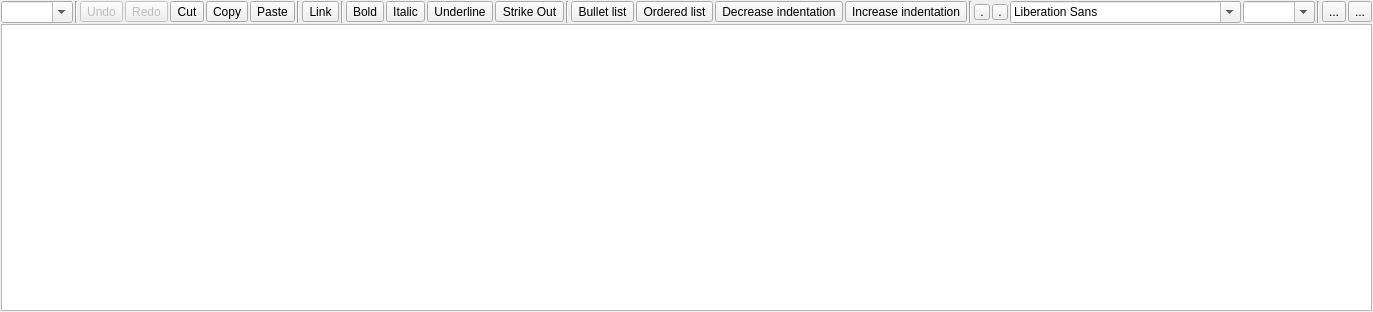
<?xml version="1.0" encoding="UTF-8"?>
<ui version="4.0">
 <class>MRichTextEdit</class>
 <widget class="QWidget" name="MRichTextEdit">
  <property name="geometry">
   <rect>
    <x>0</x>
    <y>0</y>
    <width>819</width>
    <height>312</height>
   </rect>
  </property>
  <property name="windowTitle">
   <string notr="true"/>
  </property>
  <layout class="QVBoxLayout" name="verticalLayout">
   <property name="spacing">
    <number>1</number>
   </property>
   <property name="leftMargin">
    <number>1</number>
   </property>
   <property name="topMargin">
    <number>1</number>
   </property>
   <property name="rightMargin">
    <number>1</number>
   </property>
   <property name="bottomMargin">
    <number>1</number>
   </property>
   <item>
    <widget class="QWidget" name="f_toolbar" native="true">
     <layout class="QHBoxLayout" name="horizontalLayout">
      <property name="spacing">
       <number>2</number>
      </property>
      <property name="leftMargin">
       <number>0</number>
      </property>
      <property name="topMargin">
       <number>0</number>
      </property>
      <property name="rightMargin">
       <number>0</number>
      </property>
      <property name="bottomMargin">
       <number>0</number>
      </property>
      <item>
       <widget class="QComboBox" name="f_paragraph">
        <property name="focusPolicy">
         <enum>Qt::ClickFocus</enum>
        </property>
        <property name="toolTip">
         <string>Paragraph formatting</string>
        </property>
        <property name="editable">
         <bool>true</bool>
        </property>
       </widget>
      </item>
      <item>
       <widget class="Line" name="line_4">
        <property name="orientation">
         <enum>Qt::Vertical</enum>
        </property>
       </widget>
      </item>
      <item>
       <widget class="QToolButton" name="f_undo">
        <property name="enabled">
         <bool>false</bool>
        </property>
        <property name="focusPolicy">
         <enum>Qt::ClickFocus</enum>
        </property>
        <property name="toolTip">
         <string>Undo (CTRL+Z)</string>
        </property>
        <property name="text">
         <string>Undo</string>
        </property>
        <property name="icon">
         <iconset theme="edit-undo">
          <normaloff>.</normaloff>.</iconset>
        </property>
        <property name="iconSize">
         <size>
          <width>16</width>
          <height>16</height>
         </size>
        </property>
       </widget>
      </item>
      <item>
       <widget class="QToolButton" name="f_redo">
        <property name="enabled">
         <bool>false</bool>
        </property>
        <property name="focusPolicy">
         <enum>Qt::ClickFocus</enum>
        </property>
        <property name="toolTip">
         <string>Redo</string>
        </property>
        <property name="text">
         <string>Redo</string>
        </property>
        <property name="icon">
         <iconset theme="edit-redo">
          <normaloff>.</normaloff>.</iconset>
        </property>
        <property name="iconSize">
         <size>
          <width>16</width>
          <height>16</height>
         </size>
        </property>
       </widget>
      </item>
      <item>
       <widget class="QToolButton" name="f_cut">
        <property name="focusPolicy">
         <enum>Qt::ClickFocus</enum>
        </property>
        <property name="toolTip">
         <string>Cut (CTRL+X)</string>
        </property>
        <property name="text">
         <string>Cut</string>
        </property>
        <property name="icon">
         <iconset theme="edit-cut">
          <normaloff>.</normaloff>.</iconset>
        </property>
        <property name="iconSize">
         <size>
          <width>16</width>
          <height>16</height>
         </size>
        </property>
       </widget>
      </item>
      <item>
       <widget class="QToolButton" name="f_copy">
        <property name="focusPolicy">
         <enum>Qt::ClickFocus</enum>
        </property>
        <property name="toolTip">
         <string>Copy (CTRL+C)</string>
        </property>
        <property name="text">
         <string>Copy</string>
        </property>
        <property name="icon">
         <iconset theme="edit-copy">
          <normaloff>.</normaloff>.</iconset>
        </property>
        <property name="iconSize">
         <size>
          <width>16</width>
          <height>16</height>
         </size>
        </property>
       </widget>
      </item>
      <item>
       <widget class="QToolButton" name="f_paste">
        <property name="focusPolicy">
         <enum>Qt::ClickFocus</enum>
        </property>
        <property name="toolTip">
         <string>Paste (CTRL+V)</string>
        </property>
        <property name="text">
         <string>Paste</string>
        </property>
        <property name="icon">
         <iconset theme="edit-paste">
          <normaloff>.</normaloff>.</iconset>
        </property>
        <property name="iconSize">
         <size>
          <width>16</width>
          <height>16</height>
         </size>
        </property>
       </widget>
      </item>
      <item>
       <widget class="Line" name="line">
        <property name="orientation">
         <enum>Qt::Vertical</enum>
        </property>
       </widget>
      </item>
      <item>
       <widget class="QToolButton" name="f_link">
        <property name="focusPolicy">
         <enum>Qt::ClickFocus</enum>
        </property>
        <property name="toolTip">
         <string>Link (CTRL+L)</string>
        </property>
        <property name="text">
         <string>Link</string>
        </property>
        <property name="icon">
         <iconset theme="applications-internet">
          <normaloff>.</normaloff>.</iconset>
        </property>
        <property name="iconSize">
         <size>
          <width>16</width>
          <height>16</height>
         </size>
        </property>
        <property name="checkable">
         <bool>true</bool>
        </property>
       </widget>
      </item>
      <item>
       <widget class="Line" name="line_3">
        <property name="orientation">
         <enum>Qt::Vertical</enum>
        </property>
       </widget>
      </item>
      <item>
       <widget class="QToolButton" name="f_bold">
        <property name="focusPolicy">
         <enum>Qt::ClickFocus</enum>
        </property>
        <property name="toolTip">
         <string notr="true">Bold (CTRL+B)</string>
        </property>
        <property name="text">
         <string>Bold</string>
        </property>
        <property name="icon">
         <iconset theme="format-text-bold">
          <normaloff>.</normaloff>.</iconset>
        </property>
        <property name="iconSize">
         <size>
          <width>16</width>
          <height>16</height>
         </size>
        </property>
        <property name="checkable">
         <bool>true</bool>
        </property>
       </widget>
      </item>
      <item>
       <widget class="QToolButton" name="f_italic">
        <property name="focusPolicy">
         <enum>Qt::ClickFocus</enum>
        </property>
        <property name="toolTip">
         <string>Italic (CTRL+I)</string>
        </property>
        <property name="text">
         <string>Italic</string>
        </property>
        <property name="icon">
         <iconset theme="format-text-italic">
          <normaloff>.</normaloff>.</iconset>
        </property>
        <property name="iconSize">
         <size>
          <width>16</width>
          <height>16</height>
         </size>
        </property>
        <property name="checkable">
         <bool>true</bool>
        </property>
       </widget>
      </item>
      <item>
       <widget class="QToolButton" name="f_underline">
        <property name="focusPolicy">
         <enum>Qt::ClickFocus</enum>
        </property>
        <property name="toolTip">
         <string>Underline (CTRL+U)</string>
        </property>
        <property name="text">
         <string>Underline</string>
        </property>
        <property name="icon">
         <iconset theme="format-text-underline">
          <normaloff>.</normaloff>.</iconset>
        </property>
        <property name="iconSize">
         <size>
          <width>16</width>
          <height>16</height>
         </size>
        </property>
        <property name="checkable">
         <bool>true</bool>
        </property>
       </widget>
      </item>
      <item>
       <widget class="QToolButton" name="f_strikeout">
        <property name="text">
         <string>Strike Out</string>
        </property>
        <property name="checkable">
         <bool>true</bool>
        </property>
       </widget>
      </item>
      <item>
       <widget class="Line" name="line_5">
        <property name="orientation">
         <enum>Qt::Vertical</enum>
        </property>
       </widget>
      </item>
      <item>
       <widget class="QToolButton" name="f_list_bullet">
        <property name="focusPolicy">
         <enum>Qt::ClickFocus</enum>
        </property>
        <property name="toolTip">
         <string>Bullet list (CTRL+-)</string>
        </property>
        <property name="text">
         <string>Bullet list</string>
        </property>
        <property name="iconSize">
         <size>
          <width>16</width>
          <height>16</height>
         </size>
        </property>
        <property name="checkable">
         <bool>true</bool>
        </property>
       </widget>
      </item>
      <item>
       <widget class="QToolButton" name="f_list_ordered">
        <property name="focusPolicy">
         <enum>Qt::ClickFocus</enum>
        </property>
        <property name="toolTip">
         <string>Ordered list (CTRL+=)</string>
        </property>
        <property name="text">
         <string>Ordered list</string>
        </property>
        <property name="iconSize">
         <size>
          <width>16</width>
          <height>16</height>
         </size>
        </property>
        <property name="checkable">
         <bool>true</bool>
        </property>
       </widget>
      </item>
      <item>
       <widget class="QToolButton" name="f_indent_dec">
        <property name="focusPolicy">
         <enum>Qt::ClickFocus</enum>
        </property>
        <property name="toolTip">
         <string>Decrease indentation (CTRL+,)</string>
        </property>
        <property name="text">
         <string>Decrease indentation</string>
        </property>
        <property name="icon">
         <iconset theme="format-indent-less">
          <normaloff>.</normaloff>.</iconset>
        </property>
        <property name="iconSize">
         <size>
          <width>16</width>
          <height>16</height>
         </size>
        </property>
       </widget>
      </item>
      <item>
       <widget class="QToolButton" name="f_indent_inc">
        <property name="focusPolicy">
         <enum>Qt::ClickFocus</enum>
        </property>
        <property name="toolTip">
         <string>Increase indentation (CTRL+.)</string>
        </property>
        <property name="text">
         <string>Increase indentation</string>
        </property>
        <property name="icon">
         <iconset theme="format-indent-more">
          <normaloff>.</normaloff>.</iconset>
        </property>
        <property name="iconSize">
         <size>
          <width>16</width>
          <height>16</height>
         </size>
        </property>
       </widget>
      </item>
      <item>
       <widget class="Line" name="line_2">
        <property name="orientation">
         <enum>Qt::Vertical</enum>
        </property>
       </widget>
      </item>
      <item>
       <widget class="QToolButton" name="f_fgcolor">
        <property name="minimumSize">
         <size>
          <width>16</width>
          <height>16</height>
         </size>
        </property>
        <property name="maximumSize">
         <size>
          <width>16</width>
          <height>16</height>
         </size>
        </property>
        <property name="focusPolicy">
         <enum>Qt::ClickFocus</enum>
        </property>
        <property name="toolTip">
         <string>Text foreground color</string>
        </property>
        <property name="text">
         <string>.</string>
        </property>
        <property name="iconSize">
         <size>
          <width>16</width>
          <height>16</height>
         </size>
        </property>
       </widget>
      </item>
      <item>
       <widget class="QToolButton" name="f_bgcolor">
        <property name="minimumSize">
         <size>
          <width>16</width>
          <height>16</height>
         </size>
        </property>
        <property name="maximumSize">
         <size>
          <width>16</width>
          <height>16</height>
         </size>
        </property>
        <property name="focusPolicy">
         <enum>Qt::ClickFocus</enum>
        </property>
        <property name="toolTip">
         <string>Text background color</string>
        </property>
        <property name="text">
         <string>.</string>
        </property>
        <property name="iconSize">
         <size>
          <width>16</width>
          <height>16</height>
         </size>
        </property>
       </widget>
      </item>
      <item>
       <widget class="QFontComboBox" name="fontComboBox"/>
      </item>
      <item>
       <widget class="QComboBox" name="f_fontsize">
        <property name="focusPolicy">
         <enum>Qt::ClickFocus</enum>
        </property>
        <property name="toolTip">
         <string>Font size</string>
        </property>
        <property name="editable">
         <bool>true</bool>
        </property>
       </widget>
      </item>
      <item>
       <widget class="Line" name="line_6">
        <property name="orientation">
         <enum>Qt::Vertical</enum>
        </property>
       </widget>
      </item>
      <item>
       <widget class="QToolButton" name="f_image">
        <property name="text">
         <string notr="true">...</string>
        </property>
        <property name="icon">
         <iconset theme="insert-image"/>
        </property>
       </widget>
      </item>
      <item>
       <spacer name="horizontalSpacer">
        <property name="orientation">
         <enum>Qt::Horizontal</enum>
        </property>
        <property name="sizeHint" stdset="0">
         <size>
          <width>40</width>
          <height>20</height>
         </size>
        </property>
       </spacer>
      </item>
      <item>
       <widget class="QToolButton" name="f_menu">
        <property name="text">
         <string>...</string>
        </property>
       </widget>
      </item>
      <item>
       <layout class="QVBoxLayout" name="f_toolbar_layout"/>
      </item>
     </layout>
     <zorder>f_paragraph</zorder>
     <zorder>line_4</zorder>
     <zorder>f_undo</zorder>
     <zorder>f_redo</zorder>
     <zorder>f_cut</zorder>
     <zorder>f_copy</zorder>
     <zorder>f_paste</zorder>
     <zorder>line</zorder>
     <zorder>f_link</zorder>
     <zorder>line_3</zorder>
     <zorder>f_italic</zorder>
     <zorder>f_underline</zorder>
     <zorder>line_2</zorder>
     <zorder>f_fontsize</zorder>
     <zorder>line_5</zorder>
     <zorder>f_list_bullet</zorder>
     <zorder>f_list_ordered</zorder>
     <zorder>f_indent_dec</zorder>
     <zorder>f_indent_inc</zorder>
     <zorder>f_bold</zorder>
     <zorder>f_bgcolor</zorder>
     <zorder>f_strikeout</zorder>
     <zorder>f_image</zorder>
     <zorder>line_6</zorder>
     <zorder>f_menu</zorder>
     <zorder>f_fgcolor</zorder>
     <zorder>horizontalSpacer</zorder>
     <zorder>fontComboBox</zorder>
    </widget>
   </item>
   <item>
    <widget class="MTextEdit" name="f_textedit">
     <property name="autoFormatting">
      <set>QTextEdit::AutoNone</set>
     </property>
     <property name="tabChangesFocus">
      <bool>true</bool>
     </property>
    </widget>
   </item>
  </layout>
 </widget>
 <customwidgets>
  <customwidget>
   <class>MTextEdit</class>
   <extends>QTextEdit</extends>
   <header>mtextedit.h</header>
  </customwidget>
 </customwidgets>
 <tabstops>
  <tabstop>f_textedit</tabstop>
  <tabstop>f_strikeout</tabstop>
  <tabstop>f_image</tabstop>
  <tabstop>f_menu</tabstop>
 </tabstops>
 <resources/>
 <connections/>
</ui>
